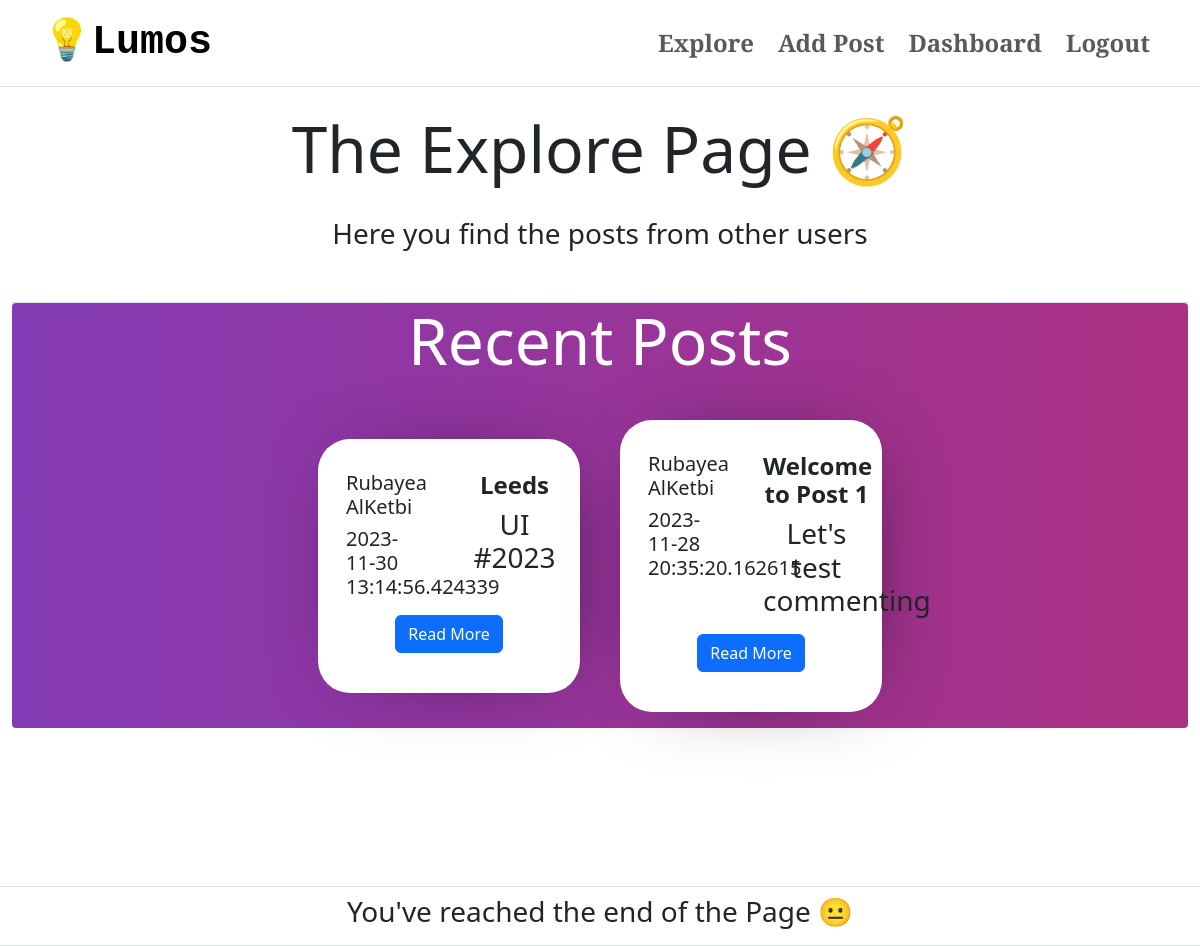
The page /explore (signed in) on the database as committed earlier.
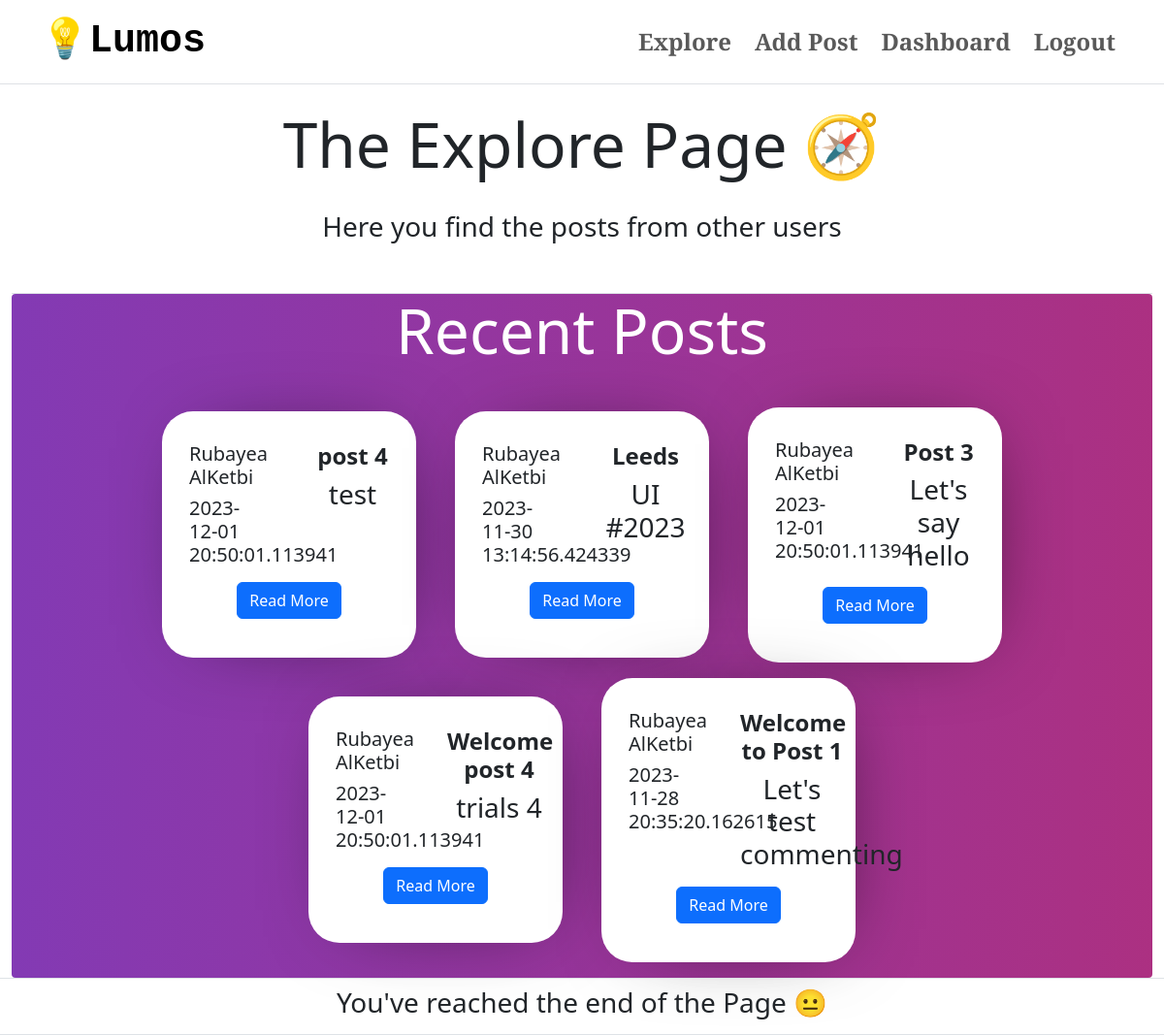
The same page on the database as committed later.
### app/models.py (models this page shows, shortened)
class User(db.Model, UserMixin):
    id = db.Column(db.Integer, primary_key=True)
    name = db.Column(db.String(100), nullable=False)
    email = db.Column(db.String(100), unique=True, nullable=False)
    passwordHashed = db.Column(db.String(100), nullable=False)
    username = db.Column(db.String(20), unique=True, nullable=False)
    biography = db.Column(db.Text, nullable=True)
    avatar = db.Column(db.String(), nullable=True)
    posts = db.relationship('Post', backref='user', lazy=True)
    @property
    def password(self):
        raise AttributeError('password: write-only field , not readable')

class Post(db.Model):
    id = db.Column(db.Integer, primary_key=True)
    title = db.Column(db.String(100), nullable=False)
    caption = db.Column(db.Text, nullable=False)
    publish_date = db.Column(db.DateTime, default=datetime.utcnow())
    author_id = db.Column(db.Integer, db.ForeignKey('user.id'), nullable=False)
    tags = db.relationship('Tag', secondary='post_tag', backref=db.backref('posts', lazy='dynamic'))

### app/views.py (the view)
@app.route('/explore', methods=['GET', 'POST'])
@login_required
def explore():
    posts = Post.query.all()
    userCache = {}
    for post in posts:
        if post.author_id in userCache:
            authorName = userCache[post.author_id]
        else:
            author = User.query.filter_by(id=post.author_id).first()
            userCache[post.author_id] = author.name
    return render_template("explore.html", posts = posts, userCache = userCache)

### app/views.py (called while the page is built)
@login_manager.user_loader
def load_user(id):
    return User.query.get(int(id))

### app/templates/explore.html (shortened to what this page needs)
{%extends "user_home.html"%}
{%block content%}
    <div class="container-fluid border-top h-full">
        <div class="container-fluid border-bottom">
            <div class="row">
                <h1 class="display-3 pt-4 p-6  text-center">The Explore Page 🧭</h1>
            </div>
            <div class="row pb-3 m-3">
                <p class="fs-3 fw-light  text-center">Here you find the posts from other users</p>
            </div>
        </div>
        <div class="container-fluid rounded-1 border-left movingGrade d-grid", style="width:100%;">
            <h1 class="display-3 pb-3 m-6 text-center text-white">Recent Posts</h1>
            <div class="row d-flex justify-content-center align-items-center p-3 gap-3">
                {% for post in posts %}
                <div class="col-md-3">
                    <div class="container growContainer normalContainer" id="{{ post.id }}">
                        <div class="row">
                            <div class="col-md-6">
                                <h5 class="fw-light px-3">{{ userCache[post.author_id] }}</h5>
                                <h5 class="fw-light px-3">{{ post.publish_date }}</h5>
                            </div>
                            <div class="col-md-6">
                                <h4 class="fw-bold text-center">{{ post.title }}</h4>
                                <h3 class="fw-light text-center">{{ post.caption }}</h3>
                            </div>
                            <div class="col-md-12 text-center my-2">
                                <a href="{{ url_for('post', post_id=post.id) }}" class="btn btn-primary">Read More</a>
                            </div>
                        </div>
                    </div>
                </div>
                {% endfor %}
            </div>
        </div>
    </div>
    <nav class="navbar border-top border-bottom">
        <div class="d-flex justify-content-center align-items-center w-100">
            <h3 class="fw-light"> You've reached the end of the Page 😐 </h3>
        </div>
    </nav>
{%endblock content%}

### app/templates/user_home.html (shortened to what this page needs)
<!DOCTYPE html>
<html lang="en">
<head>
    <link rel="stylesheet" href="{{ url_for('static', filename='CSS/style.css') }}">
    <link href="https://cdn.jsdelivr.net/npm/bootstrap@5.3.2/dist/css/bootstrap.min.css"
      rel="stylesheet"
>
</head>
<body>
  <div class="container-fluid ">
    <nav class="navbar navbar-expand-lg" data-bs-theme="light">
        <div class="container">
          <a class="navbar-brand navTitle fs-1 fw-bold" href="{{url_for("home")}}">💡Lumos</a>
          <div class="collapse navbar-collapse" id="navbarNavDropdown">
            <ul class="navbar-nav ms-auto d-flex gap-2 fs-4 fw-bold">
              <li class="nav-item">
                <a class="nav-link title" href="{{url_for("explore")}}">Explore</a>
              </li>
              <li class="nav-item">
                <a class="nav-link title" href="{{url_for("add_post")}}">Add Post</a>
              </li>
              <li class="nav-item">
                <a class="nav-link title" href="{{url_for("userDash")}}">Dashboard</a>
              </li>
              <li class="nav-item fs-4 ">
                <a class="nav-link title "href="{{url_for("logout")}}">Logout</a>
              </li>
            </ul>
          </div>
        </div>
      </nav>
  </div>
  {% block content %}
  {% endblock content%}
</body>
</html>

### app/static/CSS/style.css (style rules this page uses)
:root { --black: #020100ff; --lapis-lazuli: #235789ff; --school-bus-yellow: #f1d302ff; --fire-engine-red: #c1292eff; --baby-powder: #fdfffcff; }
.navTitle { font-family: 'Courier New', Courier, monospace; font-size: large; text-size-adjust: 100%; }
.title { font-family: 'Josefin Slab', serif; }
.h-full { min-height: 100vh; }
.normalContainer { display: inline-flexbox; justify-content: center; align-items: center; margin: auto; padding: 2rem; border-radius: 2rem; background-color: white; max-width: 100%; max-height: 60%; -webkit-box-shadow: 9px 2px 83px -36px rgba(0,0,0,0.73); -moz-box-shadow: 9px 2px 83px -36px rgba(0,0,0,0.73); box-shadow: 9px 2px 83px -36px rgba(0,0,0,0.73); }
.movingGrade { display: flex; justify-content: center; align-items: center; width: 100%; height: 100%; background: rgb(131, 58, 180); background: linear-gradient(90deg, rgba(131, 58, 180, 1) 0%, rgba(253, 29, 29, 1) 50%, rgba(252, 176, 69, 1) 100%); background-size: 600% 600%; animation: animateBackground 10s infinite linear; }
.growContainer { transition: transform .2s ease-in-out; }

Rows that differ between the two databases and show on the page:
added Post: {{ userCache[post.author_id] }} "Rubayea AlKetbi", publish_date "2023-12-01 20:50:01.113941", title "Post 3", caption "Let's say hello"
added Post: {{ userCache[post.author_id] }} "Rubayea AlKetbi", publish_date "2023-12-01 20:50:01.113941", title "Welcome post 4", caption "trials 4"
added Post: {{ userCache[post.author_id] }} "Rubayea AlKetbi", publish_date "2023-12-01 20:50:01.113941", title "post 4", caption "test"
